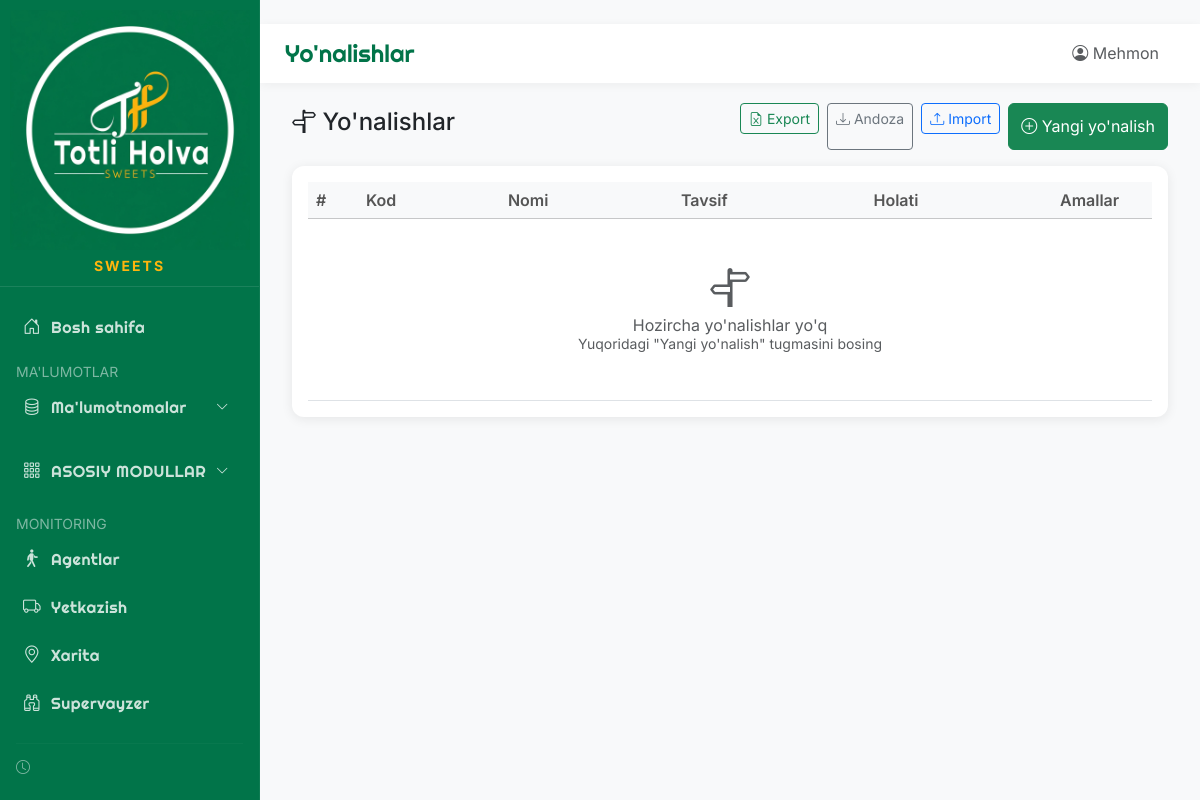
Page /info/directions on the earlier database version.
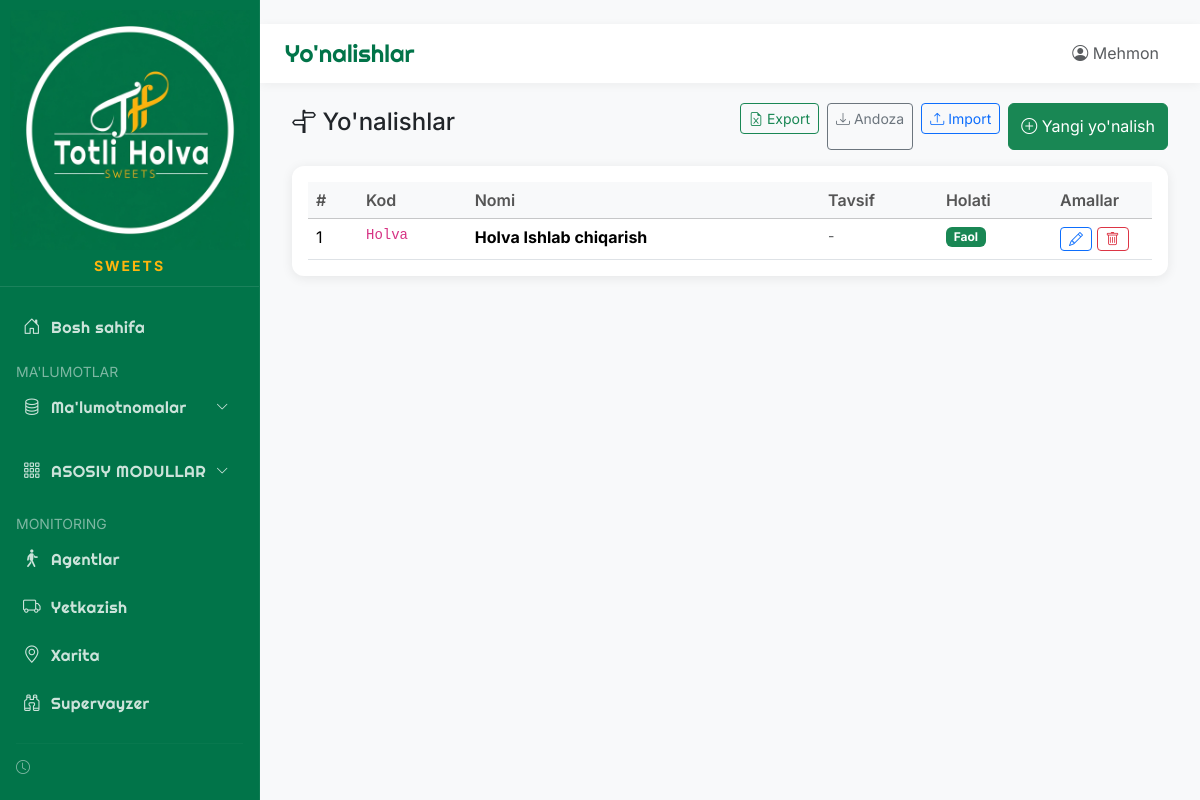
Same page on the later database version.
### app/models/database.py (models this page shows)
class Direction(Base):
    __tablename__ = "directions"
    id = Column(Integer, primary_key=True, index=True)
    code = Column(String(50), unique=True, index=True)
    name = Column(String(100), index=True)
    description = Column(Text)
    is_active = Column(Boolean, default=True)
    created_at = Column(DateTime, default=datetime.now)

### main.py (the view)
@app.get("/info/directions", response_class=HTMLResponse)
async def info_directions(request: Request, db: Session = Depends(get_db), current_user: User = Depends(require_auth)):
    directions = db.query(Direction).all()
    return templates.TemplateResponse("info/directions.html", {"request": request, "directions": directions, "current_user": current_user, "page_title": "Yo'nalishlar"})

### app/templates/info/directions.html (shortened to what this page needs)
{% extends "base.html" %}
{% block content %}
<div class="container-fluid">
    <div class="row mb-3">
        <div class="col-12">
            <div class="d-flex justify-content-between align-items-center">
                <h4><i class="bi bi-signpost-split"></i> Yo'nalishlar</h4>
                <div class="d-flex gap-2">
                    <form action="/info/directions/export" method="get" style="display:inline;">
                        <button type="submit" class="btn btn-outline-success btn-sm"><i
                                class="bi bi-file-earmark-excel"></i> Export</button>
                    </form>
                    <a href="/info/directions/template" class="btn btn-outline-secondary btn-sm"
                        title="Import uchun andoza yuklab olish">
                        <i class="bi bi-download"></i> Andoza
                    </a>
                    <form action="/info/directions/import" method="post" enctype="multipart/form-data"
                        style="display:inline;">
                        <label class="btn btn-outline-primary btn-sm mb-0">
                            <i class="bi bi-upload"></i> Import
                        </label>
                    </form>
                    <button class="btn btn-success" data-bs-toggle="modal" data-bs-target="#addDirectionModal">
                        <i class="bi bi-plus-circle"></i> Yangi yo'nalish
                    </button>
                </div>
            </div>
        </div>
    </div>
    <div class="card">
        <div class="card-body">
            <table class="table table-hover">
                <thead class="table-light">
                    <tr>
                        <th width="50">#</th>
                        <th>Kod</th>
                        <th>Nomi</th>
                        <th>Tavsif</th>
                        <th>Holati</th>
                        <th width="100">Amallar</th>
                    </tr>
                </thead>
                <tbody>
                    {% if directions %}
                    {% for dir in directions %}
                    <tr>
                        <td>{{ dir.id }}</td>
                        <td><code>{{ dir.code }}</code></td>
                        <td><strong>{{ dir.name }}</strong></td>
                        <td><small class="text-muted">{{ dir.description or '-' }}</small></td>
                        <td>
                            {% if dir.is_active %}
                            <span class="badge bg-success">Faol</span>
                            {% else %}
                            <span class="badge bg-secondary">Nofaol</span>
                            {% endif %}
                        </td>
                        <td>
                            <button class="btn btn-sm btn-outline-primary" title="Tahrirlash" data-id="{{ dir.id }}"
                                data-code="{{ dir.code }}" data-name="{{ dir.name }}"
                                data-description="{{ dir.description or '' }}" onclick="editDirection(this)">
                                <i class="bi bi-pencil"></i>
                            </button>
                            <button class="btn btn-sm btn-outline-danger" title="O'chirish" data-id="{{ dir.id }}"
                                data-name="{{ dir.name }}" onclick="deleteDirection(this)">
                                <i class="bi bi-trash"></i>
                            </button>
                        </td>
                    </tr>
                    {% endfor %}
                    {% else %}
                    <tr>
                        <td colspan="6" class="text-center text-muted py-5">
                            <i class="bi bi-signpost-split fs-1 d-block mb-2"></i>
                            Hozircha yo'nalishlar yo'q<br>
                            <small>Yuqoridagi "Yangi yo'nalish" tugmasini bosing</small>
                        </td>
                    </tr>
                    {% endif %}
                </tbody>
            </table>
        </div>
    </div>
</div>
{% endblock %}

Differences in the rows shown:
added Direction: id "1", code "Holva", name "Holva Ishlab chiqarish", description "-", is_active "Faol"
Other differences:
text no longer shown: "Hozircha yo'nalishlar yo'q Yuqoridagi \"Yangi yo'nalish\" tugmasini bosing"
